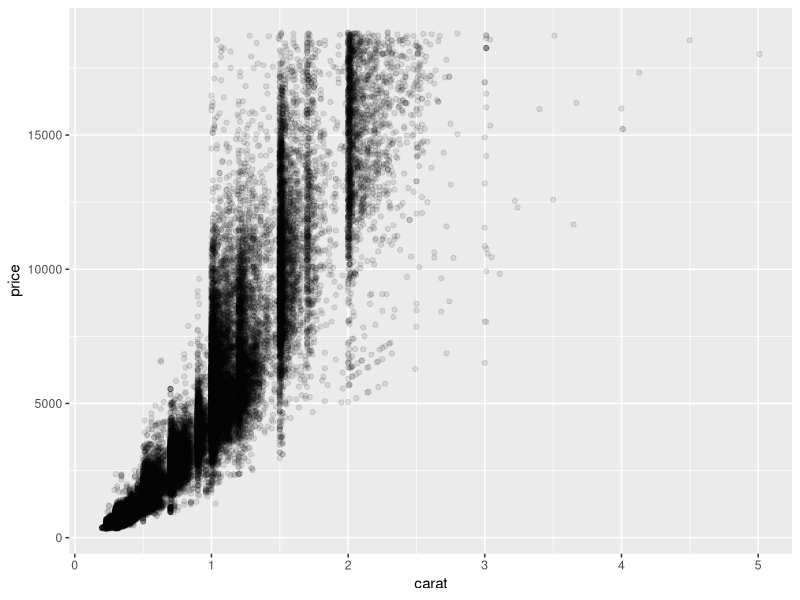
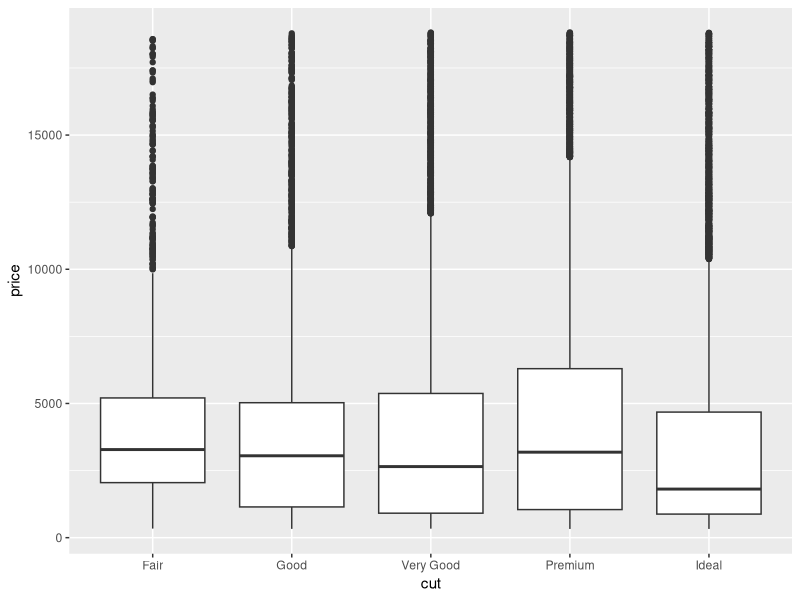
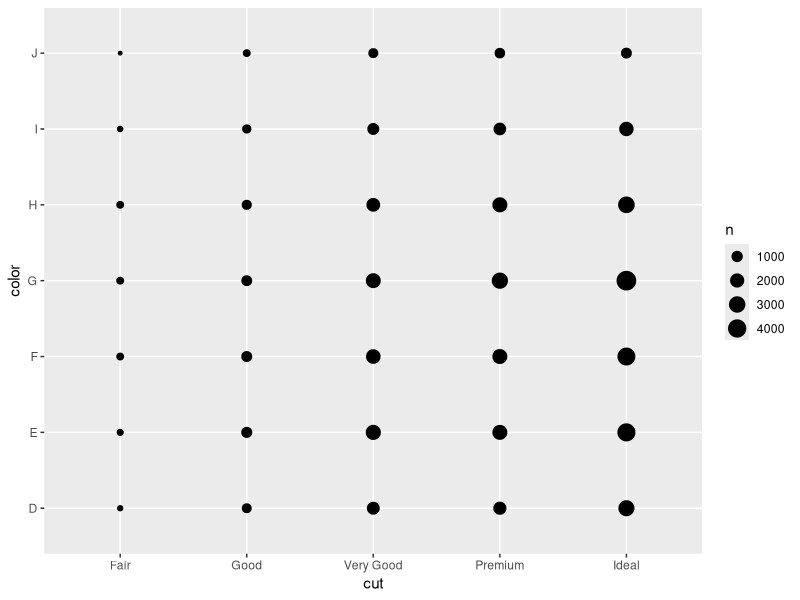
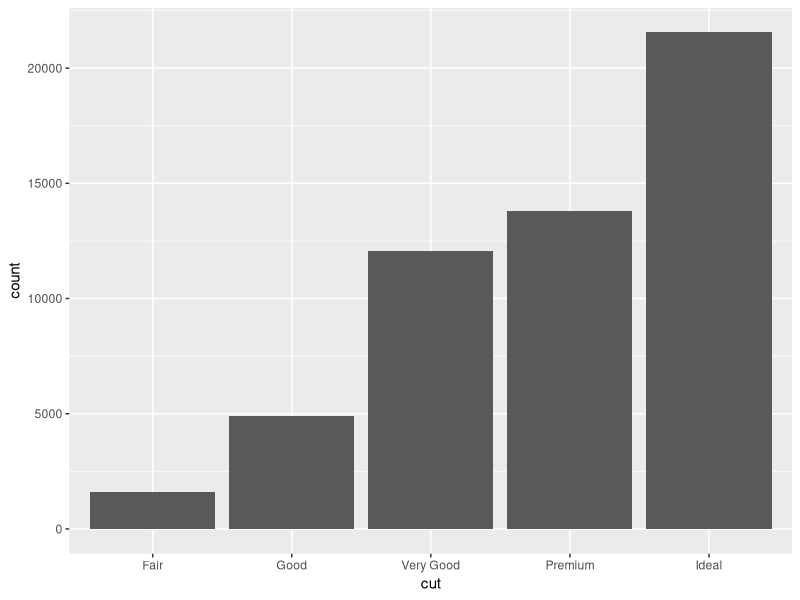
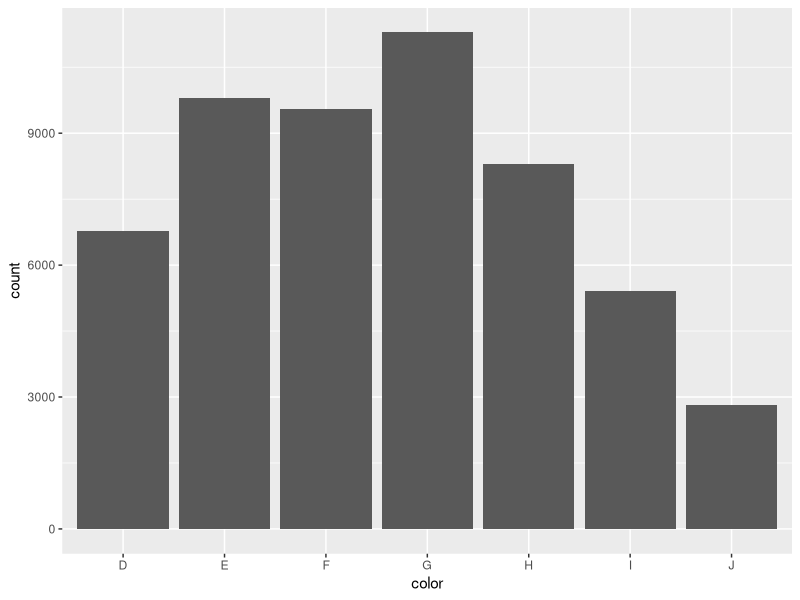
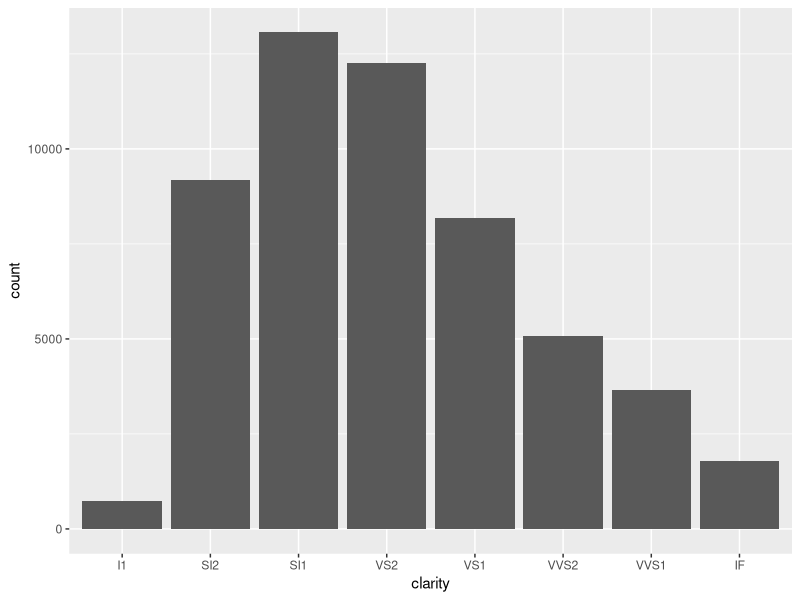
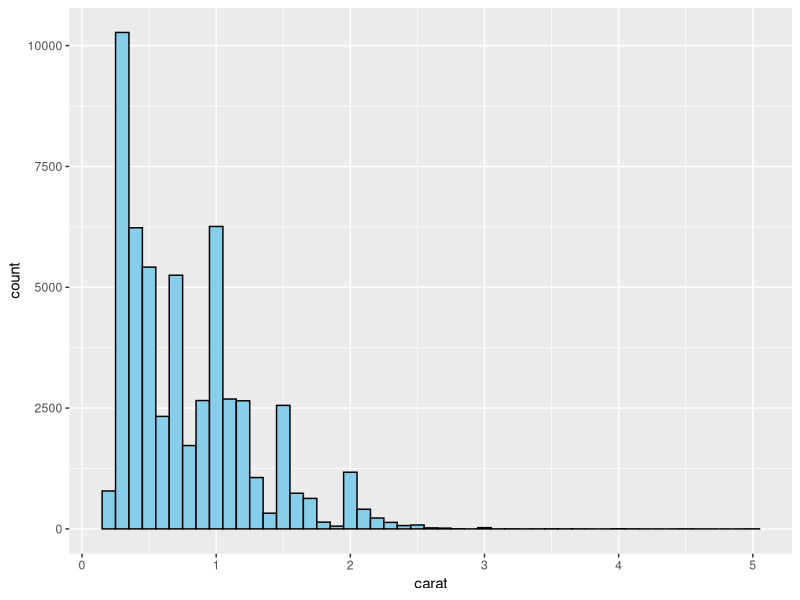
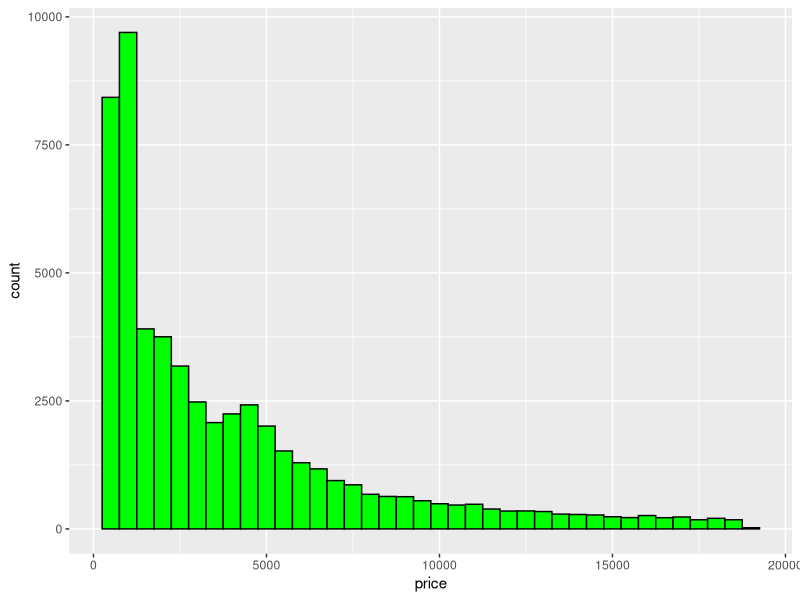

These figures' R source, in order:
## ---- chunk 1
knitr::opts_chunk$set(echo = TRUE)
library(ggplot2)
library(tidyverse)
## ---- chunk 2
View(diamonds)
head(diamonds)
## ---- chunk 3
nrow(diamonds)
## ---- chunk 4
ncol(diamonds)
## ---- chunk 5
str(diamonds)
## ---- chunk 6
categorical_vars <- c("cut","color","clarity")
continuous_vars <- c("carat","price","x","y","z","depth","table")

categorical_vars
continuous_vars
## ---- chunk 7
summary(diamonds[,c("price","carat","x","y","z")])
## ---- chunk 8
table(diamonds$cut)
table(diamonds$color)
table(diamonds$clarity)
## ---- chunk 9
head(diamonds$price,100)
## ---- chunk 10
head(diamonds$carat, 100)
## ---- chunk 11
head(diamonds$cut)
## ---- chunk 12
ggplot(diamonds, aes(x=carat, y=price))+
geom_point(alpha=0.1)
## ---- chunk 13
ggplot(diamonds, aes(x=cut, y=price))+
geom_boxplot()
## ---- chunk 14
ggplot(diamonds, aes(x=cut, y=color))+
geom_count()
## ---- chunk 15
ggplot(diamonds, aes(x=cut))+
geom_bar()
## ---- chunk 16
ggplot(diamonds, aes(x=color))+
geom_bar()
## ---- chunk 17
ggplot(diamonds, aes(x=clarity))+
geom_bar()
## ---- chunk 18
ggplot(diamonds, aes(x = carat)) +
geom_histogram(
  fill = "skyblue",
  color = "black",
  binwidth = 0.1
)
## ---- chunk 19
ggplot(diamonds, aes(x = price)) +
geom_histogram(
  fill = "green",
  color = "black",
  binwidth = 500
)
## ---- chunk 20
ggplot(diamonds, aes(x=cut, y=price))+
  geom_boxplot()
## ---- chunk 21
ggplot(diamonds, aes(x=clarity, y=price))+
  geom_boxplot()
## ---- chunk 22
ggplot(diamonds, aes(x = carat, y = price)) +
geom_point()
## ---- chunk 23
ggplot(diamonds, aes(x = carat, y = price)) +
geom_point(
  color = "blue",
  alpha = 0.1
)
## ---- chunk 24
ggplot(diamonds, aes(x = carat, y = price)) +
geom_bin2d()
## ---- chunk 25
ggplot(diamonds, aes(x = cut, y = color)) +
geom_count()
## ---- chunk 26
summary(diamonds[,c("x","y","z")])

ggplot(diamonds,aes(y=x))+
  geom_boxplot()+
  labs(title="Boxplot biến x")
ggplot(diamonds,aes(y=y))+
  geom_boxplot()+
  labs(title="Boxplot biến y")
ggplot(diamonds,aes(y=z))+
  geom_boxplot()+
  labs(title="Boxplot biến z")
## ---- chunk 27
outlier_size <- diamonds%>%
  filter(x==0|y==0|z==0|y<3|y>20)
nrow(outlier_size)
## ---- chunk 28
diamonds_remove <- diamonds %>%
  filter(!(x==0|y==0|z==0|y<3|y>20))
nrow(diamonds)
nrow(diamonds_remove)
## ---- chunk 29
diamonds_na <- diamonds %>%
  mutate(
    x=ifelse(x==0,NA,x),
    y=ifelse(y==0|y<3|y>20,NA,y),
    z=ifelse(z==0,NA,z)
  )
colSums(is.na(diamonds_na))
## ---- chunk 30
summary(diamonds[,c("x","y","z")])
## ---- chunk 31
summary(diamonds_remove[,c("x","y","z")])
## ---- chunk 32
summary(diamonds_na[,c("x","y","z")])
## ---- chunk 33
ggplot(diamonds, aes(x=carat, y=price))+
  geom_point()+
  geom_smooth()+
  labs(
    title="Mối quan hệ giữa carat và price",
    x="Carat",
    y="Price"
  )
## ---- chunk 34
ggplot(diamonds,aes(x=cut, y=price))+
  geom_boxplot()+
  labs(
    title="Giá kim cương theo chất lượng Cut",
    x="Cut",
    y="Price"
  )
## ---- chunk 35
outlier_size
## ---- chunk 36
cor(diamonds_remove$carat, diamonds_remove$price)
## ---- chunk 37
data("mpg")
View(mpg)
head(mpg)
## ---- chunk 38
nrow(mpg)
## ---- chunk 39
ncol(mpg)
## ---- chunk 40
str(mpg)
## ---- chunk 41
categortical_vars <- c("manufacturer", "model", "class", "drv","fl","trans")
categortical_vars
## ---- chunk 42
continous_vars <- c("displ", "year", "cyl", "cty","hwy")
continous_vars
## ---- chunk 43
summary(mpg[,c("cty","hwy","displ")])
## ---- chunk 44
mpg %>%
  group_by(class)%>%
  summarise(
    mean_hwy=mean(hwy),
    min_hwy=min(hwy),
    max_hwy=max(hwy)
  )
## ---- chunk 45
mpg %>%
  group_by(drv)%>%
  summarise(
    mean_hwy=mean(hwy),
    min_hwy=min(hwy),
    max_hwy=max(hwy)
  )
## ---- chunk 46
ggplot(mpg, aes(x=class, y=hwy))+
  geom_boxplot()+
  labs(
    title="Loại xe có hwy cao nhất",
    x="Class",
    y="hwy"
  )

## ---- chunk 47
ggplot(mpg, aes(x=displ,y=hwy))+
  geom_point()+
  geom_smooth()+
  labs(
    title="Mối quan hệ giữa dung tích động cơ và tiêu hao năng lượng",
    x="Displ",
    y="hwy"
  )
## ---- chunk 48
ggplot(mpg, aes(x=drv, y=hwy))+
  geom_boxplot()+
  labs(
    title="Dẫn động tiết kiệm nhiên liệu nhất",
    x="drv",
    y="hwy"
  )
## ---- chunk 49
ggplot(mpg, aes(x=class))+
  geom_bar()+
  labs(
    title="Loại xe phổ biến nhất",
  )
## ---- chunk 50
ggplot(mpg, aes(x=displ,y=hwy))+
  geom_point()+
  geom_smooth()+
  labs(
    title="Mối quan hệ giữa dung tích động cơ và tiêu hao năng lượng",
    x="Displ",
    y="hwy"
  )
cor(mpg$displ, mpg$hwy)
## ---- chunk 51
ggplot(mpg, aes(x=class))+
  geom_bar()+
  labs(
    title="Biểu đồ số lượng xe theo Class"
  )
## ---- chunk 52
ggplot(mpg, aes(x=class, y=hwy))+
  geom_boxplot()+
  labs(
    title="Biểu đồ hwy theo class"
  )
## ---- chunk 53
ggplot(mpg, aes(x=class, y=cty))+
  geom_boxplot()+
  labs(
    title="Biểu đồ cty theo class"
  )
## ---- chunk 54
ggplot(mpg, aes(x=drv, y=hwy))+
  geom_boxplot()+
  labs(
    title="Biểu đồ hwy theo drv"
  )
## ---- chunk 55
ggplot(mpg, aes(x=displ, y=hwy))+
  geom_point()+
  labs(
    title="Biểu đồ phân tán của displ và hwy",
    x="displ",
    y="hwy"
  )
## ---- chunk 56
ggplot(mpg, aes(x=displ, y=cty))+
  geom_point()+
  labs(
    title="Biểu đồ phân tán của displ và cty",
    x="displ",
    y="cty"
  )
## ---- chunk 57
ggplot(mpg, aes(x=displ, y=hwy, color=class))+
  geom_point()+
  labs(
    title="Biểu đồ phân tán của displ và hwy",
    x="displ",
    y="hwy"
  )
## ---- chunk 58
ggplot(mpg, aes(x=displ, y=hwy))+
  geom_point()+
  facet_wrap(~drv)+
  labs(
    title="Biểu đồ facet theo hệ thống dẫn động(drv)",
    x="displ",
    y="hwy"
  )
## ---- chunk 59
colSums(is.na(mpg))
## ---- chunk 60
table(mpg$class)
## ---- chunk 61
outlier<- mpg %>%
  filter(hwy>40|hwy<15|cty>hwy|displ>7|displ<1
)
outlier
## ---- chunk 62
mpg%>%
  group_by(class)%>%
  summarise(mean_hwy=mean(hwy))%>%
  arrange(desc(mean_hwy))
## ---- chunk 63
ggplot(mpg, aes(x=displ, y=hwy))+
  geom_point()+
  labs(
    title="Biểu đồ phân tán của displ và hwy",
    x="displ",
    y="hwy"
  )
## ---- chunk 64
ggplot(mpg, aes(x=drv, y=hwy))+
  geom_boxplot()+
  labs(
    title="Biểu đồ hwy theo drv"
  )
## ---- chunk 65
ggplot(mpg, aes(x=displ, y=hwy, color=class))+
  geom_point()+
  labs(
    title="Biểu đồ phân tán của displ và hwy",
    x="displ",
    y="hwy"
  )
## ---- chunk 66
data("starwars")

## ---- chunk 67
nrow(starwars)
## ---- chunk 68
ncol(starwars)
## ---- chunk 69
str(starwars)
## ---- chunk 70
quantitative_vars <- c("height", "mass", "birth_yea")
quantitative_vars
## ---- chunk 71
categorical3_vars <- c("sex","gender","species","homeworld"," hair_color","eye_color","skin_color")
categorical3_vars
## ---- chunk 72
colSums(is.na(starwars))
## ---- chunk 73
starwars %>%
  summarise(
    missing_height = sum(is.na(height)),
    missing_mass = sum(is.na(mass)),
    missing_birth_year = sum(is.na(birth_year)),
    missing_gender = sum(is.na(gender)),
    missing_species = sum(is.na(species))
  )
## ---- chunk 74
table(starwars$gender)
table(starwars$species)
table(starwars$hair_color)
starwars %>%
  count(gender, sort = TRUE)

starwars %>%
  count(species, sort = TRUE)

starwars %>%
  count(hair_color, sort = TRUE)
## ---- chunk 75
summary(starwars[, c("height", "mass")])
## ---- chunk 76
ggplot(starwars, aes(x = height)) +
  geom_histogram() +
  labs(
    title = "Phân bố chiều cao nhân vật",
    x = "Chiều cao",
    y = "Số lượng"
  )
## ---- chunk 77
ggplot(starwars, aes(x = mass)) +
  geom_histogram() +
  xlim(0,200)+
  labs(
    title = "Phân bố cân nặng nhân vật",
    x = "Cân nặng",
    y = "Số lượng"
  )
## ---- chunk 78
ggplot(starwars, aes(x = height)) +
  geom_density(na.rm = TRUE) +
  labs(
    title = "Density plot chiều cao",
    x = "Chiều cao",
    y = "Mật độ"
  )
## ---- chunk 79
ggplot(starwars, aes(y = height)) +
  geom_boxplot() +
  labs(
    title = "Boxplot chiều cao",
    y = "Chiều cao"
  )
## ---- chunk 80
ggplot(starwars, aes(y = mass)) +
  geom_boxplot() +
  ylim(0, 160) +
  labs(
    title = "Boxplot cân nặng",
    y = "Cân nặng"
  )
## ---- chunk 81
ggplot(starwars, aes(x = gender)) +
  geom_bar() +
  labs(
    title = "Số lượng nhân vật theo gender",
    x = "Gender",
    y = "Số lượng"
  )
## ---- chunk 82
species_2 <- starwars %>%
  count(species) %>%
  filter(n >= 2)

ggplot(species_2, aes(x = reorder(species, n), y = n)) +
  geom_col() +
  coord_flip() +
  labs(
    title = "Số lượng nhân vật theo species từ 2 quan sát trở lên",
    x = "Species",
    y = "Số lượng"
  )
## ---- chunk 83
ggplot(starwars, aes(x = gender, y = height)) +
  geom_boxplot() +
  labs(
    title = "Chiều cao theo gender",
    x = "Gender",
    y = "Chiều cao"
  )
## ---- chunk 84
ggplot(starwars, aes(x = height)) +
  geom_histogram() +
  facet_wrap(~ gender) +
  labs(
    title = "Phân bố chiều cao tách theo giới tính",
    x = "Chiều cao (cm)",
    y = "Số lượng"
  )
## ---- chunk 85
ggplot(starwars, aes(x = height, y = mass)) +
  geom_point() +
  ylim(0, 160) +
  labs(
    title = "Mối quan hệ giữa chiều cao và cân nặng",
    x = "Chiều cao",
    y = "Cân nặng"
  )
## ---- chunk 86
starwars%>%
  summarise(
    missing_height =sum(is.na(height)),
    missing_mass=sum(is.na(mass)),
    missing_gender =sum(is.na(gender)),
    missing_species=sum(is.na(species))
  )
## ---- chunk 87
missing_table <- data.frame(
  variable = names(starwars),
  missing_count=colSums(is.na(starwars))
)
missing_table
## ---- chunk 88
mass_outlier <- starwars%>%
  filter(mass>500)
mass_outlier
## ---- chunk 89
ggplot(starwars, aes(x = height, y = mass)) +
  geom_point() +
  ylim(0,180)+
  labs(
    title = "Height và mass trước khi loại outlier",
    x = "Height",
    y = "Mass"
  )
## ---- chunk 90
starwars_no_outlier <- starwars %>%
  filter(is.na(mass) | mass <= 500)

ggplot(starwars_no_outlier, aes(x = height, y = mass)) +
  geom_point(na.rm = TRUE) +
  labs(
    title = "Height và mass sau khi loại outlier mass > 500",
    x = "Height",
    y = "Mass"
  )
## ---- chunk 91
starwars_grouped <- starwars %>%
  add_count(hair_color, name = "hair_count") %>%
  mutate(
    hair_color_grouped = ifelse(hair_count < 2 | is.na(hair_color), "Other", hair_color)
  )
## ---- chunk 92
ggplot(starwars, aes(x = hair_color)) +
  geom_bar() +
  coord_flip() +
  labs(
    title = "Hair color trước khi gộp nhóm",
    x = "Hair color",
    y = "Số lượng"
  )
## ---- chunk 93
ggplot(starwars_grouped, aes(x = hair_color_grouped)) +
  geom_bar() +
  coord_flip() +
  labs(
    title = "Hair color sau khi gộp nhóm hiếm",
    x = "Hair color",
    y = "Số lượng"
  )
## ---- chunk 94
ggplot(starwars, aes(x = height)) +
  geom_histogram() +
  labs(
    title = "Phân bố chiều cao nhân vật",
    x = "Chiều cao",
    y = "Số lượng"
  )
## ---- chunk 95
p1 <- ggplot(starwars, aes(y = mass)) +
  geom_boxplot() +
  labs(
    title = "Thang đo bị outlier kéo dãn",
    y = "Cân nặng gốc (kg)"
  ) +
  theme_minimal()
p1
## ---- chunk 96
p2 <- ggplot(starwars, aes(y = mass)) +
  geom_boxplot() +
  ylim(0, 160) + 
  labs(
    title = "Khi giới hạn trục (Zoom cận cảnh)",
    y = "Cân nặng phóng to (kg)"
  ) +
  theme_minimal()
p2
## ---- chunk 97
starwars %>%
  count(gender, sort = TRUE)
## ---- chunk 98
ggplot(starwars, aes(x = height)) +
  geom_histogram() +
  facet_wrap(~ gender) +
  labs(
    title = "Phân bố chiều cao tách theo giới tính",
    x = "Chiều cao (cm)",
    y = "Số lượng"
  )
